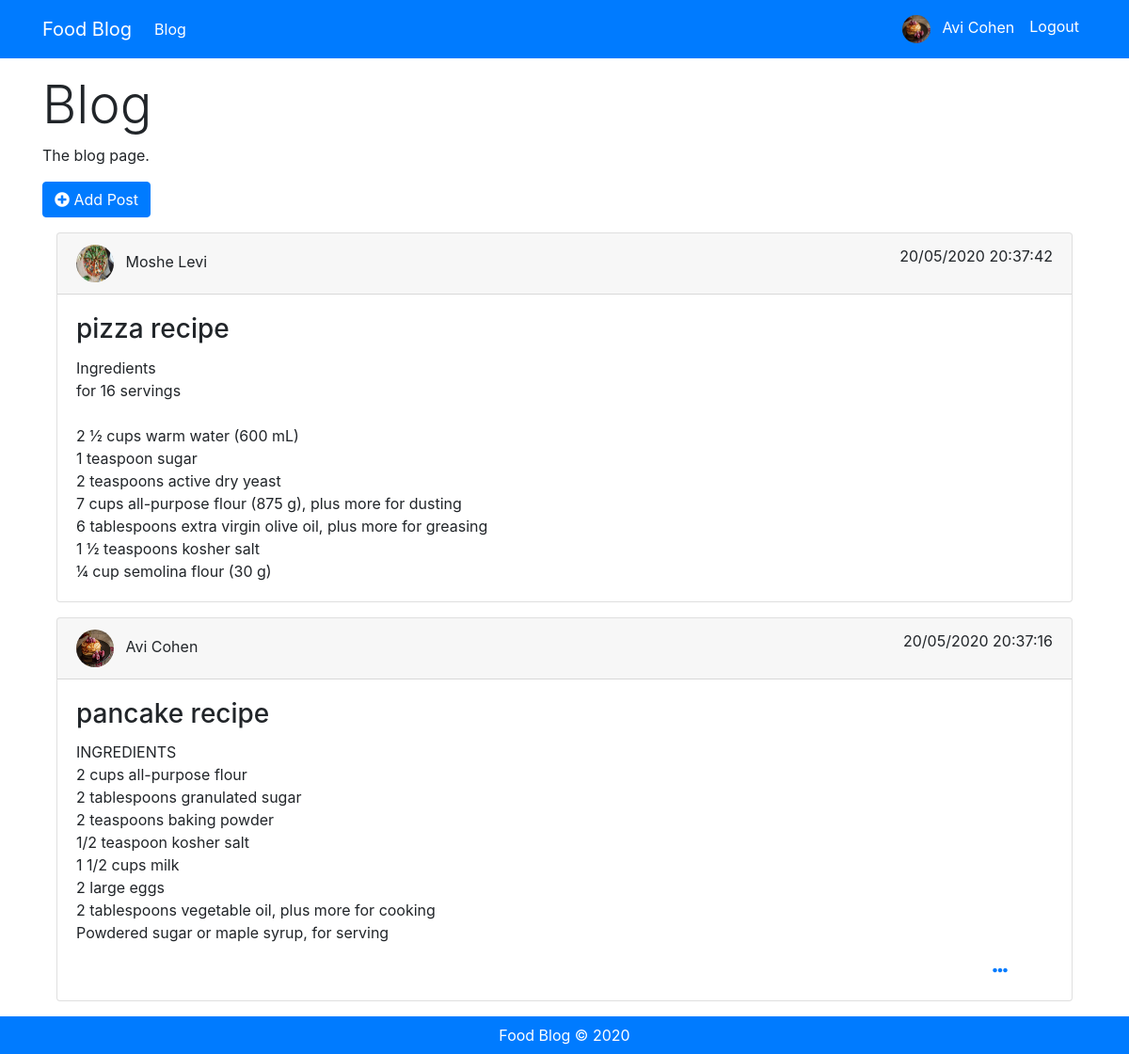
The app's page /food-blog/blog.php (signed in) with its own data.
### tables this page shows
CREATE TABLE `posts` (
  `id` int(11) NOT NULL,
  `user_id` int(11) NOT NULL,
  `title` varchar(255) NOT NULL,
  `article` text NOT NULL,
  `date` datetime NOT NULL
);

CREATE TABLE `users_profile` (
  `id` int(11) NOT NULL,
  `user_id` int(11) NOT NULL,
  `profile_image` varchar(255) NOT NULL
);

CREATE TABLE `users` (
  `id` int(11) NOT NULL,
  `name` varchar(255) NOT NULL,
  `email` varchar(255) NOT NULL,
  `password` varchar(255) NOT NULL
);

### food-blog/app/helpers.php (called while the page is built, shortened)
<?php
if (!function_exists('user_auth')) {
  function user_auth()
  {
    $auth = false;
    if (isset($_SESSION['user_id'])) {
      if (isset($_SESSION['user_ip']) && $_SESSION['user_ip'] == $_SERVER['REMOTE_ADDR']) {
        if (
          isset($_SESSION['user_agent']) &&
          $_SESSION['user_agent'] == $_SERVER['HTTP_USER_AGENT']
        ) {
          $auth = true;
        }
      }
    }
    return $auth;
  }
}

### food-blog/blog.php (the view, shortened to what this page needs)
<?php
require_once 'app/helpers.php';
$link = mysqli_connect(MYSQL_HOST, MYSQL_USER, MYSQL_PWD, MYSQL_DB);
mysqli_query($link, "SET NAMES utf8");
$sql = "SELECT u.name,up.profile_image,p.*,DATE_FORMAT(p.date, '%d/%m/%Y %H:%i:%s') pdate FROM posts p
JOIN users u ON u.id = p.user_id
JOIN users_profile up ON u.id = up.user_id
ORDER BY p.date DESC";
$result = mysqli_query($link, $sql);
?>
<?php include 'tpl/header.php'; ?>
<main class="min-height-900">
    <div class="container">
        <section id="header-content">
            <div class="row">
                <div class="col-12 mt-3">
                    <h1 class="display-4">Blog</h1>
                    <p>The blog page.</p>
                    <p>
                        <?php if (user_auth()) : ?>
                        <a class="btn btn-primary" href="add_post.php">
                            <i class="fas fa-plus-circle"></i>
                            Add Post
                        </a>
                        <?php else : ?>
                        <a href="signup.php">Create your account and start</a>
                        <?php endif; ?>
                    </p>
                </div>
            </div>
        </section>
        <?php if ($result && mysqli_num_rows($result) > 0) : ?>
        <section id="main-content">
            <div class="post">
                <?php while ($post = mysqli_fetch_assoc($result)) : ?>
                <div class="col-12 mb-3">
                    <div class="card">
                        <div class="card-header">
                            <img class="rounded-circle mr-2" width="40" height="40"
                                src="images/<?= $post['profile_image'] ?>" alt="">
                            <span><?= $post['name']; ?></span>
                            <span class="float-right"><?= $post['pdate']; ?></span>
                        </div>
                        <div class="card-body">
                            <h3 class="card-title"><?= $post['title']; ?></h3>
                            <p class="card-text">
                                <?= str_replace("\n", '<br>', $post['article']); ?>
                            </p>
                            <?php if (isset($_SESSION['user_id']) && $_SESSION['user_id'] == $post['user_id']) : ?>
                            <div class="float-right mr-5">
                                <div class="dropdown">
                                    <a class="dropdown-toggle-no-arrow dropdown-toggle text-decoration-none" href="#"
                                        id="dropdownMenuLink" data-toggle="dropdown" aria-haspopup="true"
                                        aria-expanded="false">
                                        <i class="fas fa-ellipsis-h"></i>
                                    </a>
                                </div>
                            </div>
                            <?php endif; ?>
                        </div>
                    </div>
                </div>
                <?php endwhile; ?>
            </div>
        </section>
        <?php endif; ?>
    </div>
</main>
<?php include 'tpl/footer.php'; ?>

### food-blog/tpl/header.php (shortened to what this page needs)
<!doctype html>
<html lang="en">
<head>
    <link rel="stylesheet" href="https://stackpath.bootstrapcdn.com/bootstrap/4.4.1/css/bootstrap.min.css"
>
    <link rel="stylesheet" href="https://cdnjs.cloudflare.com/ajax/libs/font-awesome/5.13.0/css/all.min.css">
    <link rel="stylesheet" href="css/style.css">
    <link rel="stylesheet" href="https://cdnjs.cloudflare.com/ajax/libs/toastr.js/latest/toastr.min.css" />
    <link rel="stylesheet" href="https://cdnjs.cloudflare.com/ajax/libs/toastr.js/latest/toastr.css" />
</head>
<body>
    <header>
        <nav class="navbar navbar-expand-lg navbar-light bg-primary">
            <div class="container">
                <a class="navbar-brand text-white" href="./">Food Blog</a>
                <div class="collapse navbar-collapse" id="navbarSupportedContent">
                    <ul class="navbar-nav mr-auto">
                        <li class="nav-item">
                            <a class="nav-link text-white" href="blog.php">Blog</a>
                        </li>
                    </ul>
                    <ul class="navbar-nav ml-auto">
                        <?php if (!user_auth()) : ?>
                        <li class="nav-item">
                            <a class="nav-link text-white" href="signin.php">Signin</a>
                        </li>
                        <li class="nav-item">
                            <a class="nav-link text-white" href="signup.php">Signup</a>
                        </li>
                        <?php else : ?>
                        <li class="nav-item">
                            <a class="nav-link text-white" href="profile.php?=<?= $_SESSION['user_id'] ?>">
                                <img width="30" height="30" class="rounded-circle mr-2"
                                    src="images/<?= $_SESSION['user_image']; ?>">
                                <?= $_SESSION['user_name']; ?>
                            </a>
                        </li>
                        <li class="nav-item">
                            <a class="nav-link text-white" href="logout.php">Logout</a>
                        </li>
                        <?php endif; ?>
                    </ul>
                </div>
            </div>
        </nav>
    </header>

### food-blog/tpl/footer.php (shortened to what this page needs)
<footer class="bg-primary p-2">
    <p class="text-center text-white m-0">Food Blog &copy; <?= date('Y'); ?></p>
</footer>
</body>
</html>

### food-blog/css/style.css (style rules this page uses)
.min-height-900 { min-height: 900px; }
.dropdown-toggle-no-arrow::after { display: none; }

### records on screen
posts: users_profile.profile_image (picture), user.name "Moshe Levi", pdate "20/05/2020 20:37:42", title "pizza recipe", article "Ingredients for 16 servings 2 ½ cups warm water (600 mL) 1 teaspoon sugar 2 teaspoons active dry yeast 7 cups all-purpose flour (875 g), plus more for dusting 6 tablespoons extra virgin olive oil, plus more for greasing 1 ½ teaspoons kosher salt ¼ cup semolina flour (30 g)"
posts: users_profile.profile_image (picture), user.name "Avi Cohen", pdate "20/05/2020 20:37:16", title "pancake recipe", article "INGREDIENTS 2 cups all-purpose flour 2 tablespoons granulated sugar 2 teaspoons baking powder 1/2 teaspoon kosher salt 1 1/2 cups milk 2 large eggs 2 tablespoons vegetable oil, plus more for cooking Powdered sugar or maple syrup, for serving"

### other values on screen
$_SESSION['user_name'] "Avi Cohen"
